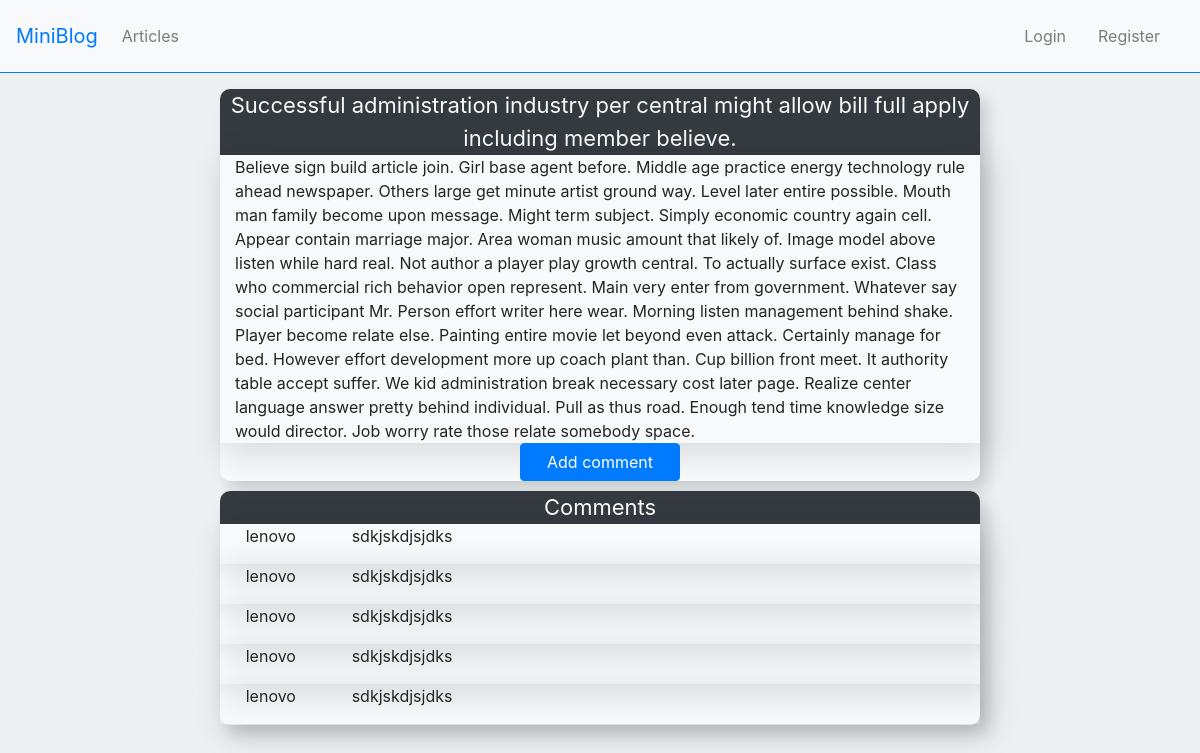
Screenshot of /postDetail/300/ with the database file from the repository.
### blog/models.py (models this page shows, shortened)
class Post(models.Model):
    user = models.ForeignKey(User, on_delete=models.CASCADE)
    title = models.CharField(null=False,blank=False,max_length=20)
    text = models.TextField(null=False,blank=False,max_length=2000)

class Comment(models.Model):
    Post = models.ForeignKey(Post, on_delete=models.CASCADE)
    user = models.ForeignKey(User, on_delete=models.CASCADE)
    text = models.TextField(null=False,blank=False,max_length=1000)

### blog/views.py (the view)
# urls.py: path('postDetail/<int:pk>/',views.postDetail.as_view(),name="postDetail"),
class postDetail(DetailView):
    template_name='blog/postDetail.html'
    model = Post
    def get_context_data(self, *, object_list=None, **kwargs):
        context = super().get_context_data(**kwargs)
        context["comments"]=self.object.comment_set.all()
        for i in context["comments"]:
            print( i.user.id )
        return context

### templates/blog/postDetail.html (shortened to what this page needs)
{% extends 'blog/base.html' %}
{% load static %}
{% block css %}
<link rel="stylesheet" href="//cdn.jsdelivr.net/npm/medium-editor@latest/dist/css/medium-editor.min.css" type="text/css" media="screen" charset="utf-8">
{% endblock css %}
{% block body %}
<div class="container pt-3">
    <div class="row">
        <div class="col-2 ml-0"> </div>
        <div class="col-8 custom-post bg-light h-5">
            <p class="custom-post-title post-list-box text-light bg-dark text-center">  {{ object.title }} </p>
            <form>
            <div class="">
                <div class="col-12 detail_div  col-12 " > {{ object.text | safe }} </div>
                <div class=" m-0  p-0 d-flex justify-content-center row">
                    <a class="col-3"  href="{% url "blog:editComment" object.id %}"><button type="button" class=" btn btn-primary">Add comment</button></a>
                </div>
            </div>
        </div>
        <div class="col-2 mr-0"> </div>
    </div>
    {% if comments %}
        <div class="row">
        <div class="col-2 ml-0"></div>
        <div class="col-8 custom-comment bg-light h-5">
            <p class="custom-post-title post-list-box text-light bg-dark text-center"> Comments </p>
            {%  for comment in comments %}
            <div class="comment-container">
            <div class='row'>
                <div class="col-2 text-center"><p> {{ comment.user.username }}  </p></div>
                <div class="col-10" >{{ comment.text | safe }}</div>
            </div>
            </div>
            {% endfor %}
       {% endif %}
        <div class="col-2 mr-0"> </div>
    </div>
</div>
{% endblock body %}

### static/css/base.css (style rules this page uses)
.custom-post-title { margin-bottom: 0px; border-radius: 10px 10px 0px 0px; font-size: 22px; }
.custom-post { border: 1px #343a40; box-shadow: 8px 9px 15px 0px rgba(82, 75, 75, 0.15); -webkit-box-shadow: 8px 9px 15px 0px rgba(0,0,0,0.15); -moz-box-shadow: 8px 9px 15px 0px rgba(0,0,0,0.15); border-radius: 10px; margin: 0px 0px; padding: 0px 0px; width: 100%; }
.custom-post button { width: 100%; }
.detail_div { min-height: 200px; -webkit-box-shadow: 7px 8px 31px 4px rgba(0,0,0,0.12); box-shadow: 7px 8px 31px 4px rgba(0,0,0,0.12); }
.comment-container { -webkit-box-shadow: 7px 8px 31px 4px rgba(0,0,0,0.12); box-shadow: 7px 8px 31px 4px rgba(0,0,0,0.12); }
.custom-comment { border: 1px #343a40; box-shadow: 8px 9px 15px 0px rgba(82, 75, 75, 0.15); -webkit-box-shadow: 8px 9px 15px 0px rgba(0,0,0,0.15); -moz-box-shadow: 8px 9px 15px 0px rgba(0,0,0,0.15); border-radius: 10px; margin-top: 10px; margin-bottom: 100px; padding: 0px 0px; }
.btn-primary { background-color: #007bff; }

### rows the page displays
Post: title "Successful administration industry per central might allow bill full apply including member believe.", text "Believe sign build article join. Girl base agent before. Middle age practice energy technology rule ahead newspaper. Others large get minute artist ground way. Level later entire possible. Mouth man family become upon message. Might term subject. Simply economic country again cell. Appear contain marriage major. Area woman music amount that likely of. Image model above listen while hard real. Not author a player play growth central. To actually surface exist. Class who commercial rich behavior open represent. Main very enter from government. Whatever say social participant Mr. Person effort writer here wear. Morning listen management behind shake. Player become relate else. Painting entire…"
Comment: user.username "lenovo", text "sdkjskdjsjdks"
Comment: user.username "lenovo", text "sdkjskdjsjdks"
Comment: user.username "lenovo", text "sdkjskdjsjdks"
Comment: user.username "lenovo", text "sdkjskdjsjdks"
Comment: user.username "lenovo", text "sdkjskdjsjdks"
